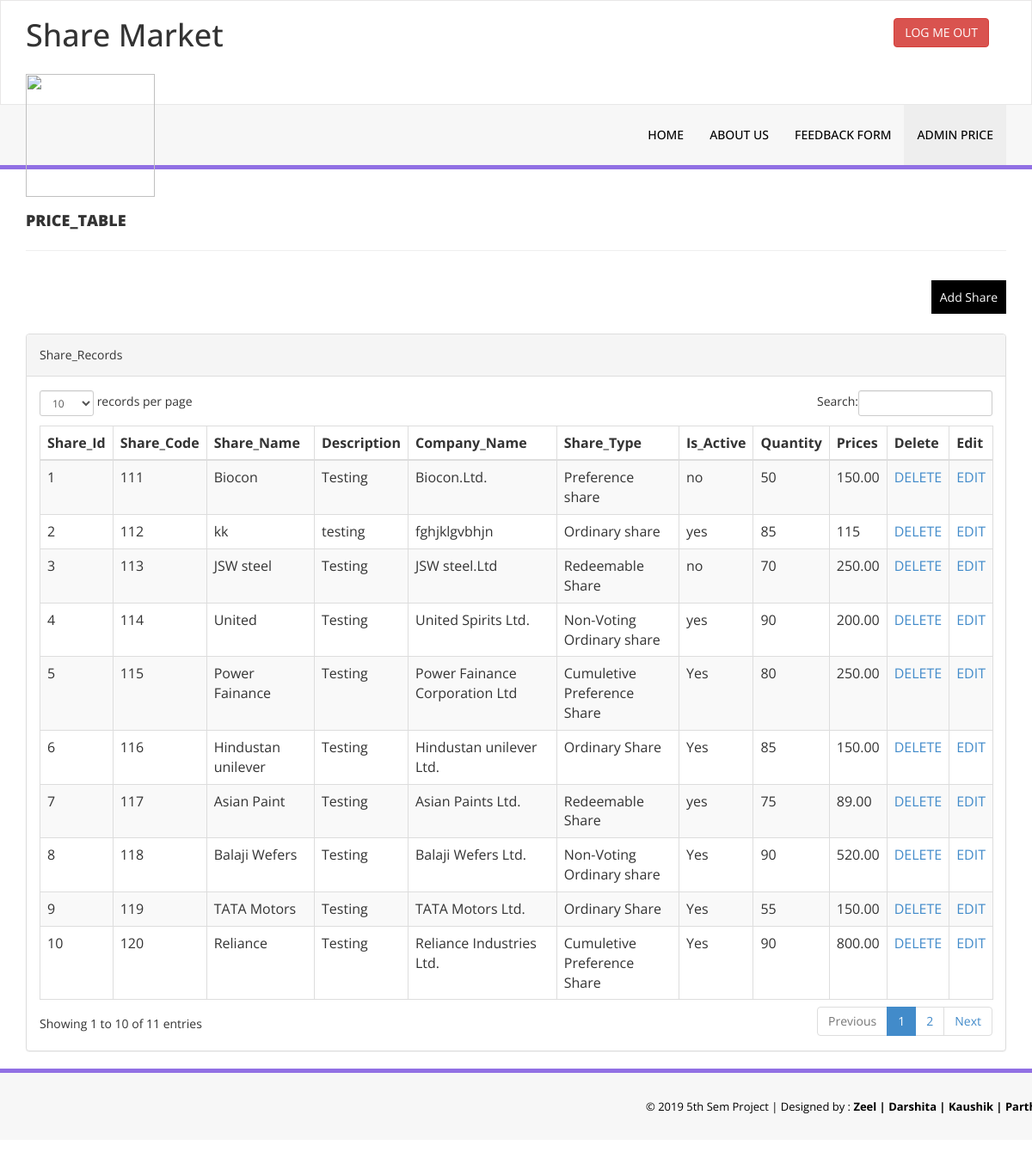
The app's page /Adminprice.php (signed in) with its own data.
### tables this page shows
CREATE TABLE IF NOT EXISTS `tbl_price` (
  `sid` int(10) NOT NULL AUTO_INCREMENT,
  `scode` varchar(30) NOT NULL,
  `sname` varchar(30) NOT NULL,
  `description` varchar(30) NOT NULL,
  `company` varchar(30) NOT NULL,
  `type` varchar(30) NOT NULL,
  `isactive` varchar(30) NOT NULL,
  `qty` varchar(30) NOT NULL,
  `price` varchar(30) NOT NULL,
  PRIMARY KEY (`sid`)
);

### Adminprice.php (the view, shortened to what this page needs)
<?php
include 'connection.php';
$page="Adminprice";
?>
<!DOCTYPE html>
<html xmlns="http://www.w3.org/1999/xhtml">
<head>
    <link href="assets/css/bootstrap.css" rel="stylesheet" />
    <link href="assets/css/font-awesome.css" rel="stylesheet" />
    <link href="assets/js/dataTables/dataTables.bootstrap.css" rel="stylesheet" />
    <link href="assets/css/style.css" rel="stylesheet" />
</head>
<body>
      <?php include 'header.php'; ?>
    <?php include 'menu.php'; ?>
    <div class="content-wrapper">
         <div class="container">
        <div class="row pad-botm">
            <div class="col-md-12">
                <h4 class="header-line">PRICE_TABLE</h4>
                            </div>
        </div>
            <div class="row">
                <div class="col-md-12">
                  <div style="text-align:right;">
                    <a href="insert.php" style="background:#000000;color:#ffffff;padding:10px;">Add Share</a>
                  </div>
                  <br/>
                    <div class="panel panel-default">
                        <div class="panel-heading">
                            Share_Records
                        </div>
                        <div class="panel-body">
                            <div class="table-responsive">
                                <table class="table table-striped table-bordered table-hover" id="dataTables-example">
                                    <thead>
                                        <tr>
                                            <th>Share_Id</th>
                                            <th>Share_Code</th>
                                            <th>Share_Name</th>
                                            <th>Description</th>
                                            <th>Company_Name</th>
                                            <th>Share_Type</th>
                                            <th>Is_Active</th>
                                            <th>Quantity</th>
                                            <th>Prices</th>
                                            <th>Delete</th>
                                            <th>Edit</th>
                                        </tr>
                                    </thead>
                                    <?php
                                      $result=mysqli_query($conn,"select * from tbl_price");
                                    while($row=mysqli_fetch_array($result))
                                    {
                                     ?>
                                     <tr>
                                            <td><?php echo $row["sid"]; ?></td>
                                            <td><?php echo $row["scode"]; ?></td>
                                            <td><?php echo $row["sname"]; ?></td>
                                            <td><?php echo $row["description"]; ?></td>
                                            <td><?php echo $row["company"]; ?></td>
                                            <td><?php echo $row["type"]; ?></td>
                                            <td><?php echo $row["isactive"]; ?></td>
                                            <td><?php echo $row["qty"]; ?></td>
                                            <td><?php echo $row["price"]; ?></td>
                                            <td><a href="Adminprice.php?act=del&del_sid=<?php echo $row['sid'];?>"> DELETE</a></td>
                                            <td><a href="update.php?editid=<?php echo $row['sid'];?>"> EDIT</a></td>
                                     </tr>
                                    <?php } ?>
                                </table>
                            </div>
                        </div>
                    </div>
                </div>
            </div>
            </div>
    <?php include 'footer.php'; ?>
</body>
</html>

### header.php (shortened to what this page needs)
<div class="navbar navbar-inverse set-radius-zero" >
    <div class="container">
        <div class="navbar-header">
            <h1 class="description">Share Market</h1>
            <a class="navbar-brand" href="index.html">
                <img src="assets/img/Logo.jpg" height="143" width="150"/>
            </a>
        </div>
<?php
if(isset($_SESSION["islogin"]) || isset($_SESSION["isloginadmin"]))
{
?>
        <div class="right-div" id="1">
            <a href="logout.php" class="btn btn-danger pull-right">LOG ME OUT</a>
        </div>
<?php } ?>
    </div>
</div>

### Menu.php (shortened to what this page needs)
<section class="menu-section">
    <div class="container">
        <div class="row ">
            <div class="col-md-12">
                <div class="navbar-collapse collapse ">
                    <ul id="menu-top" class="nav navbar-nav navbar-right">
                      <?php
                      if(isset($_SESSION["islogin"]))
                      {
                       ?>
                       <li><a href="index.php"<?php  if($page=="index") {?> class="menu-top-active" <?php } ?>>Home</a></li>
                       <li><a href="about.php"<?php  if($page=="about") {?> class="menu-top-active" <?php } ?>>About US</a></li>
                       <li><a href="shareprice.php" <?php  if($page=="Shareprice") {?> class="menu-top-active" <?php } ?>>Share Price</a></li>
                       <li><a href="Wallet.php"<?php  if($page=="Wallet") {?> class="menu-top-active" <?php } ?>>Wallet</a></li>
                        <li><a href="Purchaseview.php"<?php  if($page=="Purchaseview") {?> class="menu-top-active" <?php } ?>>Purchased Share's</a></li>
                         <li><a href="Feedback.php" <?php  if($page=="Feedback") {?> class="menu-top-active" <?php } ?>>FEEDBACK FORM</a></li>
                     <?php } else if(isset($_SESSION["isloginadmin"])) {?>
                       <li><a href="index.php"<?php  if($page=="index") {?> class="menu-top-active" <?php } ?>>Home</a></li>
                       <li><a href="about.php"<?php  if($page=="about") {?> class="menu-top-active" <?php } ?>>About US</a></li>
                       <li><a href="Feedback.php" <?php  if($page=="Feedback") {?> class="menu-top-active" <?php } ?>>FEEDBACK FORM</a></li>
                        <li><a href="Adminprice.php"<?php  if($page=="Adminprice") {?> class="menu-top-active" <?php } ?>>Admin price</a></li>
                     <?php } ?>
                    </ul>
                </div>
            </div>
        </div>
    </div>
</section>

### footer.php
<section class="footer-section">
    <div class="container">
        <div class="row">
            <div class="col-md-12">
               &copy; 2019 5th Sem Project |<a href="#" target="_blank"  > Designed by : <b>Zeel | Darshita | Kaushik | Parth </b></a>
            </div>
        </div>
    </div>
</section>

### assets/css/style.css (style rules this page uses)
.set-radius-zero { border-radius:0px; -moz-border-radius:0px; -webkit-border-radius:0px; }
.content-wrapper { margin-top: 40px; min-height:800px; padding-bottom:90px; }
.header-line { font-weight:900; padding-bottom:25px; border-bottom:1px solid #eeeeee; text-transform:uppercase; }
.pad-botm { padding-bottom:30px; }
.right-div { float: right; padding: 20px; }
#menu-top a { color:#000; text-decoration:none; font-weight:500; padding: 25px 15px 25px 15px; text-transform:uppercase; }
.menu-section { background-color: #f7f7f7; border-bottom:5px solid #9170E4; width:100% }
.menu-top-active { background-color:#eeeeee; }
.navbar-inverse { background-color: #FFF; border-color: rgba(155, 153, 153, 0.23); }
.navbar { min-height: 90px; margin-bottom: 0px; }
.footer-section { padding:25px 50px 25px 50px; color:#000; font-size:13px; background-color: #f7f7f7; text-align:right; border-top:5px solid #9170E4; }
.footer-section a, .footer-section a:hover { color:#000; }

### records on screen
tbl_price: sid "1", scode "111", sname "Biocon", description "Testing", company "Biocon.Ltd.", type "Preference share", isactive "no", qty "50", price "150.00"
tbl_price: sid "2", scode "112", sname "kk", description "testing", company "fghjklgvbhjn", type "Ordinary share", isactive "yes", qty "85", price "115"
tbl_price: sid "3", scode "113", sname "JSW steel", description "Testing", company "JSW steel.Ltd", type "Redeemable Share", isactive "no", qty "70", price "250.00"
tbl_price: sid "4", scode "114", sname "United", description "Testing", company "United Spirits Ltd.", type "Non-Voting Ordinary share", isactive "yes", qty "90", price "200.00"
tbl_price: sid "5", scode "115", sname "Power Fainance", description "Testing", company "Power Fainance Corporation Ltd", type "Cumuletive Preference Share", isactive "Yes", qty "80", price "250.00"
tbl_price: sid "6", scode "116", sname "Hindustan unilever", description "Testing", company "Hindustan unilever Ltd.", type "Ordinary Share", isactive "Yes", qty "85", price "150.00"
tbl_price: sid "7", scode "117", sname "Asian Paint", description "Testing", company "Asian Paints Ltd.", type "Redeemable Share", isactive "yes", qty "75", price "89.00"
tbl_price: sid "8", scode "118", sname "Balaji Wefers", description "Testing", company "Balaji Wefers Ltd.", type "Non-Voting Ordinary share", isactive "Yes", qty "90", price "520.00"
tbl_price: sid "9", scode "119", sname "TATA Motors", description "Testing", company "TATA Motors Ltd.", type "Ordinary Share", isactive "Yes", qty "55", price "150.00"
tbl_price: sid "10", scode "120", sname "Reliance", description "Testing", company "Reliance Industries Ltd.", type "Cumuletive Preference Share", isactive "Yes", qty "90", price "800.00"
